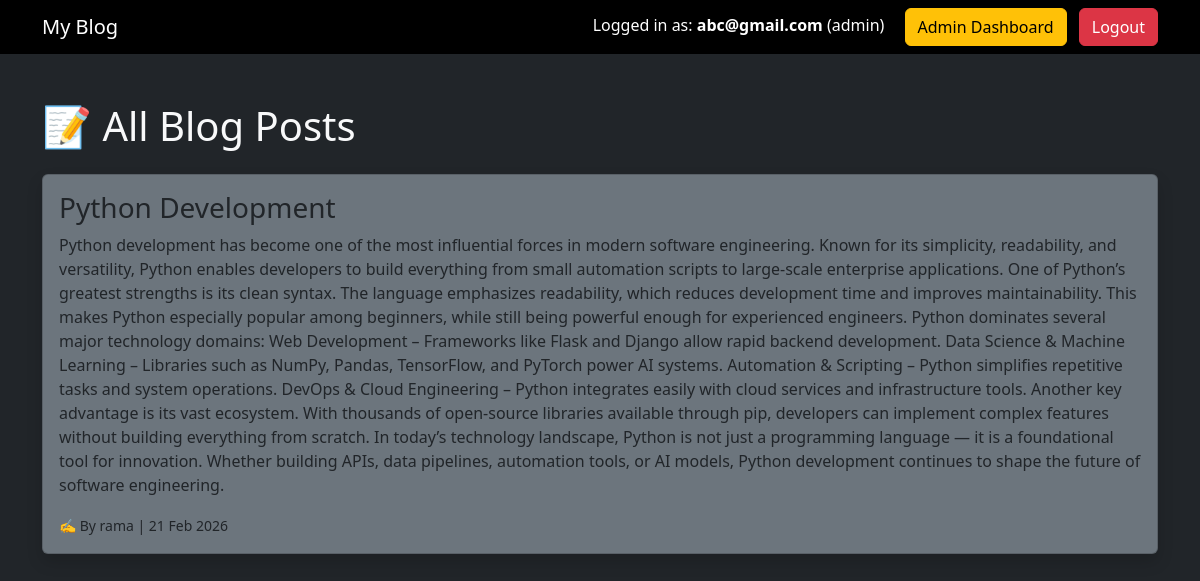
Screenshot of / (signed in) with the database file from the repository.
### models.py (models this page shows)
class User(UserMixin, db.Model):
    id = db.Column(db.Integer, primary_key=True)
    username = db.Column(db.String(100), nullable=False)
    email = db.Column(db.String(120), unique=True, nullable=False)
    password = db.Column(db.String(200), nullable=False)
    role = db.Column(db.String(20), nullable=False)
    posts = db.relationship('Post', backref='author', lazy=True)

class Post(db.Model):
    id = db.Column(db.Integer, primary_key=True)
    title = db.Column(db.String(200))
    content = db.Column(db.Text)
    date = db.Column(db.DateTime, default=datetime.utcnow)
    user_id = db.Column(db.Integer, db.ForeignKey('user.id'))

### routes.py (the view)
@app.route("/")
def home():
    form_login = LoginForm()
    form_register = RegistrationForm()
    if current_user.is_authenticated:
        posts = Post.query.order_by(Post.date.desc()).all()
        return render_template("index.html", posts=posts)
    else:
        return render_template("index.html", posts=None, form_login=form_login,
                               form_register=form_register)

### app.py (called while the page is built)
@login_manager.user_loader
def load_user(user_id):
    return User.query.get(int(user_id))

### templates/index.html (shortened to what this page needs)
{% extends "base.html" %}
{% block content %}
{% if current_user.is_authenticated %}
<h1 class="mb-4">📝 All Blog Posts</h1>
{% for post in posts %}
<div class="card bg-secondary mb-3 shadow">
    <div class="card-body">
        <h3>{{ post.title }}</h3>
        <p>{{ post.content }}</p>
        <small>✍️ By {{ post.author.username }} | {{ post.date.strftime('%d %b %Y') }}</small>
    </div>
</div>
{% else %}
<p>No posts yet</p>
{% endfor %}
{% endif %}
{% endblock %}

### templates/base.html (shortened to what this page needs)
<!DOCTYPE html>
<html>
<head>
    <link href="https://cdn.jsdelivr.net/npm/bootstrap@5.3.2/dist/css/bootstrap.min.css" rel="stylesheet">
</head>
<body class="bg-dark text-light">
    <nav class="navbar navbar-expand-lg navbar-dark bg-black">
        <div class="container">
            <span class="navbar-brand mb-0 h1">My Blog</span>
            <div>
                {% if current_user.is_authenticated %}
                <span class="navbar-text me-3 text-white">
                    Logged in as: <strong>{{ current_user.email }}</strong> ({{ current_user.role }})
                </span>
                {% if current_user.role == "admin" %}
                <a class="btn btn-warning me-2" href="/admin_dashboard">Admin Dashboard</a>
                {% elif current_user.role == "author" %}
                <a class="btn btn-success me-2" href="/author_dashboard">Author Dashboard</a>
                {% elif current_user.role == "user" %}
                <a class="btn btn-primary me-2" href="/user_dashboard">User Dashboard</a>
                {% endif %}
                <a class="btn btn-danger" href="/logout">Logout</a>
                {% endif %}
            </div>
        </div>
    </nav>
    <div class="container mt-5">
        {% block content %}{% endblock %}
    </div>
</body>
</html>

### rows the page displays
User: email "abc@gmail.com", role "admin"
Post: title "Python Development", content "Python development has become one of the most influential forces in modern software engineering. Known for its simplicity, readability, and versatility, Python enables developers to build everything from small automation scripts to large-scale enterprise applications. One of Python’s greatest strengths is its clean syntax. The language emphasizes readability, which reduces development time and improves maintainability. This makes Python especially popular among beginners, while still being powerful enough for experienced engineers. Python dominates several major technology domains: Web Development – Frameworks like Flask and Django allow rapid backend development. Data Science & Machine…", author.username "rama", date "21 Feb 2026"
